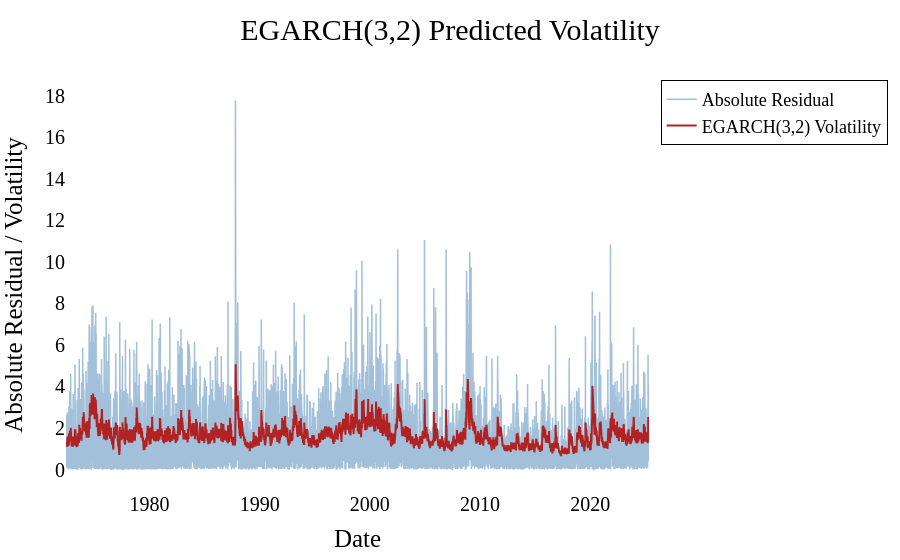

Notebook source saved alongside this figure:
### Code cell
fig_egarch = go.Figure()

fig_egarch.add_trace(go.Scatter(
    x=df['ds'][-len(epsilons_egarch):],
    y=abs(epsilons_egarch),
    mode='lines',
    name='Absolute Residual',
    line=dict(color='steelblue', width=1.5),
    opacity=0.5
))

fig_egarch.add_trace(go.Scatter(
    x=df['ds'][-len(predicted_egarch_volatility):],
    y=predicted_egarch_volatility,
    mode='lines',
    name=f'EGARCH(3,2) Volatility',
    line=dict(color='firebrick', width=2.0)
))

fig_egarch.update_layout(
    title=dict(
        text=f'EGARCH(3,2) Predicted Volatility',
        x=0.5,
        font=dict(size=30, family='Serif', color='black')
    ),
    xaxis=dict(
        title=dict(
            text='Date',
            font=dict(size=25, family='Serif', color='black')  # Fixed titlefont
        ),
        tickfont=dict(size=20, family='Serif', color='black'),  # Adjusted for consistency
        showgrid=False
    ),
    yaxis=dict(
        title=dict(
            text='Absolute Residual / Volatility',
            font=dict(size=25, family='Serif', color='black')  # Fixed titlefont
        ),
        tickfont=dict(size=20, family='Serif', color='black'),  # Adjusted for consistency
        showgrid=False,
        zeroline=False,
    ),
    font=dict(
        family="Serif",
        size=20,
        color="black"
    ),
    plot_bgcolor='white',  # Changed to white
    paper_bgcolor='white',  # Changed to white
    legend=dict(
        font=dict(size=18),
        bgcolor='rgba(255,255,255,0.5)',
        bordercolor='black',
        borderwidth=1
    ),
    margin=dict(t=80, l=60, r=60, b=60)
)

fig_egarch.show()

### Figure 1 — Plotly figure (JSON) as saved in the notebook; plotly's stock layout.template omitted (floating-point values rounded to 4 significant figures; data arrays with more than 128 entries replaced by an {"elided": "..."} marker saying what was removed)
{"data": [{"line": {"color": "steelblue", "width": 1.5}, "mode": "lines", "name": "Absolute Residual", "opacity": 0.5, "type": "scatter", "x": {"elided": "13343 str values"}, "y": {"elided": "13343 float values"}}, {"line": {"color": "firebrick", "width": 2}, "mode": "lines", "name": "EGARCH(3,2) Volatility", "type": "scatter", "x": {"elided": "13343 str values"}, "y": {"elided": "13343 float values"}}], "layout": {"font": {"color": "black", "family": "Serif", "size": 20}, "legend": {"bgcolor": "rgba(255,255,255,0.5)", "bordercolor": "black", "borderwidth": 1, "font": {"size": 18}}, "margin": {"b": 60, "l": 60, "r": 60, "t": 80}, "paper_bgcolor": "white", "plot_bgcolor": "white", "title": {"font": {"color": "black", "family": "Serif", "size": 30}, "text": "EGARCH(3,2) Predicted Volatility", "x": 0.5}, "xaxis": {"showgrid": false, "tickfont": {"color": "black", "family": "Serif", "size": 20}, "title": {"font": {"color": "black", "family": "Serif", "size": 25}, "text": "Date"}}, "yaxis": {"showgrid": false, "tickfont": {"color": "black", "family": "Serif", "size": 20}, "title": {"font": {"color": "black", "family": "Serif", "size": 25}, "text": "Absolute Residual / Volatility"}, "zeroline": false}}}
